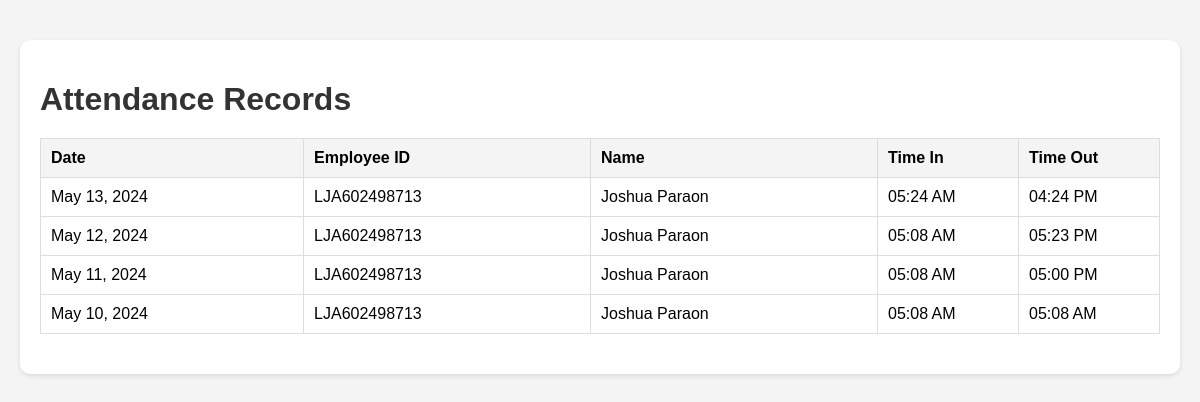
The page /view_attendance_records.php?id=LJA602498713&id2=50 (signed in) on the database its author committed.
### tables this page shows
CREATE TABLE `attendance` (
  `id` int(11) NOT NULL,
  `employee_id` int(11) NOT NULL,
  `date` date NOT NULL,
  `time_in` time NOT NULL,
  `status` int(1) NOT NULL,
  `time_out` time NOT NULL,
  `status_out` int(1) NOT NULL,
  `num_hr` double NOT NULL
);

CREATE TABLE `employees` (
  `id` int(11) NOT NULL,
  `employee_id` varchar(15) NOT NULL,
  `firstname` varchar(50) NOT NULL,
  `lastname` varchar(50) NOT NULL,
  `address` text NOT NULL,
  `birthdate` date NOT NULL,
  `contact_info` varchar(100) NOT NULL,
  `gender` varchar(10) NOT NULL,
  `position_id` int(11) NOT NULL,
  `schedule_id` int(11) NOT NULL,
  `photo` varchar(200) NOT NULL,
  `created_on` date NOT NULL,
  `qrtext` varchar(255) NOT NULL,
  `qrimage` varchar(255) NOT NULL,
  `password` varchar(255) NOT NULL
);

### view_attendance_records.php (the view, shortened to what this page needs)
<?php
include 'conn.php';
$employeeId = $_GET['id2'];
$sql = "SELECT *, employees.employee_id AS empid, attendance.id AS attid
        FROM attendance
        LEFT JOIN employees ON employees.id = attendance.employee_id
        WHERE employees.id = $employeeId
        ORDER BY attendance.date DESC, attendance.time_in DESC";
$query = $conn->query($sql);
?>
<!DOCTYPE html>
<html lang="en">
<head>
</head>
<body>
    <div class="container">
        <h1>Attendance Records</h1>
        <table>
            <thead>
                <tr>
                    <th>Date</th>
                    <th>Employee ID</th>
                    <th>Name</th>
                    <th class="time-in">Time In</th>
                    <th class="time-out">Time Out</th>
                </tr>
            </thead>
            <tbody>
                <?php while ($fetch = mysqli_fetch_array($query)) { ?>
                    <tr>
                        <td><?php echo date('F d, Y', strtotime($fetch['date'])) ?></td>
                        <td><?php echo $fetch['empid']; ?></td>
                        <td><?php echo $fetch['firstname'] . ' ' . $fetch['lastname']; ?></td>
                        <td><?php echo date('h:i A', strtotime($fetch['time_in'])) ?></td>
                        <td><?php echo date('h:i A', strtotime($fetch['time_out'])) ?></td>
                    </tr>
                <?php } ?>
            </tbody>
        </table>
    </div>
</body>
</html>

### view_attendance_records.php (style rules this page uses)
body { font-family: Arial, sans-serif; background-color: #f4f4f4; margin: 0; padding: 20px; }
.container { max-width: 100%; margin: 20px auto; background-color: #fff; border-radius: 10px; box-shadow: 0 2px 5px rgba(0, 0, 0, 0.1); padding: 20px; overflow-x: auto; }
h1 { color: #333; margin-bottom: 20px; }
table { width: 100%; border-collapse: collapse; margin-bottom: 20px; }
table th, table td { border: 1px solid #ddd; padding: 10px; text-align: left; white-space: nowrap; }
table th { background-color: #f4f4f4; }
.time-out, .time-in { width: 120px; }

### rows shown on the page
attendance: date "May 13, 2024", employee.employee_id "LJA602498713", employee.firstname "Joshua", employee.lastname "Paraon", time_in "05:24 AM", time_out "04:24 PM"
attendance: date "May 12, 2024", employee.employee_id "LJA602498713", employee.firstname "Joshua", employee.lastname "Paraon", time_in "05:08 AM", time_out "05:23 PM"
attendance: date "May 11, 2024", employee.employee_id "LJA602498713", employee.firstname "Joshua", employee.lastname "Paraon", time_in "05:08 AM", time_out "05:00 PM"
attendance: date "May 10, 2024", employee.employee_id "LJA602498713", employee.firstname "Joshua", employee.lastname "Paraon", time_in "05:08 AM", time_out "05:08 AM"
